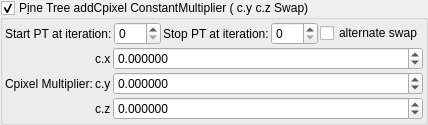
    <widget class="MyGroupBox" name="groupCheck_transf_addCpixel_enabled">
     <property name="toolTip">
      <string>&lt;html&gt;&lt;head/&gt;&lt;body&gt;&lt;p&gt;Cpixel is CVector3 c = ( c.x, c.y, c.z). It is each original point (pixel) in 3D space where the iteration starts from, ( c = original z for each point .) It is commonly found in formula structures z = f(z) + c.&lt;/p&gt;&lt;p&gt;The Cpixel multiplier effectively scales this point &amp;quot;c&amp;quot;.&lt;/p&gt;&lt;p&gt;In this formula the c.y and c.z components of &amp;quot;CVector3 c&amp;quot; are swapped before being multiplied by &amp;quot;CVector3 z&amp;quot; components.&lt;br/&gt;&lt;/p&gt;&lt;/body&gt;&lt;/html&gt;</string>
     </property>
     <property name="title">
      <string>P&amp;ine Tree addCpixel ConstantMultiplier ( c.y c.z Swap)</string>
     </property>
     <property name="checkable">
      <bool>true</bool>
     </property>
     <layout class="QVBoxLayout" name="verticalLayout_49">
      <property name="spacing">
       <number>2</number>
      </property>
      <property name="leftMargin">
       <number>2</number>
      </property>
      <property name="topMargin">
       <number>2</number>
      </property>
      <property name="rightMargin">
       <number>2</number>
      </property>
      <property name="bottomMargin">
       <number>2</number>
      </property>
      <item>
       <layout class="QGridLayout" name="gridLayout_64">
        <property name="spacing">
         <number>2</number>
        </property>
        <item row="1" column="1">
         <widget class="MySpinBox" name="spinboxInt_transf_start_iterations_T">
          <property name="sizePolicy">
           <sizepolicy hsizetype="Minimum" vsizetype="Maximum">
            <horstretch>0</horstretch>
            <verstretch>0</verstretch>
           </sizepolicy>
          </property>
          <property name="maximum">
           <number>999</number>
          </property>
         </widget>
        </item>
        <item row="1" column="0">
         <widget class="QLabel" name="label_249">
          <property name="text">
           <string>Start PT at iteration:</string>
          </property>
         </widget>
        </item>
        <item row="1" column="2">
         <widget class="QLabel" name="label_248">
          <property name="text">
           <string>Stop PT at iteration:</string>
          </property>
         </widget>
        </item>
        <item row="1" column="3">
         <widget class="MySpinBox" name="spinboxInt_transf_stop_iterations_T">
          <property name="sizePolicy">
           <sizepolicy hsizetype="Minimum" vsizetype="Maximum">
            <horstretch>0</horstretch>
            <verstretch>0</verstretch>
           </sizepolicy>
          </property>
          <property name="maximum">
           <number>999</number>
          </property>
         </widget>
        </item>
        <item row="1" column="5">
         <widget class="MyCheckBox" name="checkBox_transf_alternate_enabled_false">
          <property name="text">
           <string>alternate swap</string>
          </property>
         </widget>
        </item>
       </layout>
      </item>
      <item>
       <layout class="QGridLayout" name="gridLayout_23" columnstretch="0,0,1">
        <property name="spacing">
         <number>2</number>
        </property>
        <item row="2" column="2">
         <widget class="MyDoubleSpinBox" name="spinbox3_transf_constant_multiplier_100_z">
          <property name="sizePolicy">
           <sizepolicy hsizetype="Minimum" vsizetype="Maximum">
            <horstretch>0</horstretch>
            <verstretch>0</verstretch>
           </sizepolicy>
          </property>
          <property name="decimals">
           <number>6</number>
          </property>
          <property name="minimum">
           <double>-99.989999999999995</double>
          </property>
          <property name="maximum">
           <double>99.989999999999995</double>
          </property>
          <property name="singleStep">
           <double>0.100000000000000</double>
          </property>
         </widget>
        </item>
        <item row="0" column="2">
         <widget class="MyDoubleSpinBox" name="spinbox3_transf_constant_multiplier_100_x">
          <property name="sizePolicy">
           <sizepolicy hsizetype="Minimum" vsizetype="Maximum">
            <horstretch>0</horstretch>
            <verstretch>0</verstretch>
           </sizepolicy>
          </property>
          <property name="prefix">
           <string/>
          </property>
          <property name="decimals">
           <number>6</number>
          </property>
          <property name="minimum">
           <double>-99.989999999999995</double>
          </property>
          <property name="singleStep">
           <double>0.100000000000000</double>
          </property>
         </widget>
        </item>
        <item row="1" column="1">
         <widget class="QLabel" name="label_122">
          <property name="text">
           <string notr="true">c.y</string>
          </property>
         </widget>
        </item>
        <item row="0" column="1">
         <widget class="QLabel" name="label_123">
          <property name="text">
           <string notr="true">c.x</string>
          </property>
         </widget>
        </item>
        <item row="1" column="2">
         <widget class="MyDoubleSpinBox" name="spinbox3_transf_constant_multiplier_100_y">
          <property name="sizePolicy">
           <sizepolicy hsizetype="Minimum" vsizetype="Maximum">
            <horstretch>0</horstretch>
            <verstretch>0</verstretch>
           </sizepolicy>
          </property>
          <property name="decimals">
           <number>6</number>
          </property>
          <property name="minimum">
           <double>-99.989999999999995</double>
          </property>
          <property name="maximum">
           <double>99.989999999999995</double>
          </property>
          <property name="singleStep">
           <double>0.100000000000000</double>
          </property>
         </widget>
        </item>
        <item row="2" column="1">
         <widget class="QLabel" name="label_124">
          <property name="text">
           <string notr="true">c.z</string>
          </property>
         </widget>
        </item>
        <item row="1" column="0">
         <widget class="QLabel" name="label_125">
          <property name="text">
           <string>Cpixel Multiplier:</string>
          </property>
         </widget>
        </item>
       </layout>
      </item>
     </layout>
    </widget>
